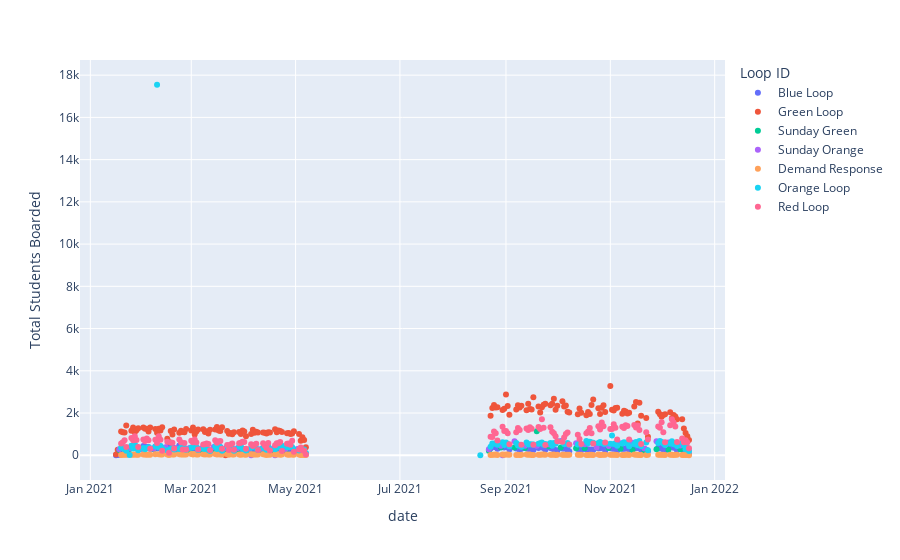

Notebook cell for this chart:
### Code cell
fig2 = px.scatter(merged_loop_df, x = "date", y = "Total Students Boarded", color = "Loop ID")



fig2.show()

### Figure 1 — Plotly figure (JSON) as saved in the notebook; plotly's stock layout.template omitted (floating-point values rounded to 4 significant figures; data arrays with more than 128 entries replaced by an {"elided": "..."} marker saying what was removed)
{"data": [{"hovertemplate": "Loop ID=Blue Loop<br>date=%{x}<br>Total Students Boarded=%{y}<extra></extra>", "legendgroup": "Blue Loop", "marker": {"color": "#636efa", "symbol": "circle"}, "mode": "markers", "name": "Blue Loop", "orientation": "v", "showlegend": true, "type": "scatter", "x": {"elided": "162 str values"}, "xaxis": "x", "y": {"elided": "162 int values"}, "yaxis": "y"}, {"hovertemplate": "Loop ID=Green Loop<br>date=%{x}<br>Total Students Boarded=%{y}<extra></extra>", "legendgroup": "Green Loop", "marker": {"color": "#EF553B", "symbol": "circle"}, "mode": "markers", "name": "Green Loop", "orientation": "v", "showlegend": true, "type": "scatter", "x": {"elided": "162 str values"}, "xaxis": "x", "y": {"elided": "162 int values"}, "yaxis": "y"}, {"hovertemplate": "Loop ID=Sunday Green<br>date=%{x}<br>Total Students Boarded=%{y}<extra></extra>", "legendgroup": "Sunday Green", "marker": {"color": "#00cc96", "symbol": "circle"}, "mode": "markers", "name": "Sunday Green", "orientation": "v", "showlegend": true, "type": "scatter", "x": ["2021-01-18T00:00:00", "2021-03-21T00:00:00", "2021-01-24T00:00:00", "2021-01-31T00:00:00", "2021-02-07T00:00:00", "2021-02-14T00:00:00", "2021-02-21T00:00:00", "2021-02-28T00:00:00", "2021-03-07T00:00:00", "2021-03-14T00:00:00", "2021-03-28T00:00:00", "2021-04-04T00:00:00", "2021-04-11T00:00:00", "2021-04-18T00:00:00", "2021-04-25T00:00:00", "2021-05-02T00:00:00", "2021-08-22T00:00:00", "2021-08-29T00:00:00", "2021-09-06T00:00:00", "2021-09-12T00:00:00", "2021-09-19T00:00:00", "2021-09-26T00:00:00", "2021-10-03T00:00:00", "2021-10-12T00:00:00", "2021-10-17T00:00:00", "2021-10-24T00:00:00", "2021-10-31T00:00:00", "2021-11-07T00:00:00", "2021-11-14T00:00:00", "2021-11-21T00:00:00", "2021-11-28T00:00:00", "2021-12-05T00:00:00", "2021-12-12T00:00:00"], "xaxis": "x", "y": [249, 191, 298, 303, 279, 270, 257, 230, 237, 245, 283, 179, 254, 205, 203, 166, 213, 364, 364, 347, 1141, 427, 368, 336, 337, 365, 343, 306, 249, 206, 281, 257, 284], "yaxis": "y"}, {"hovertemplate": "Loop ID=Sunday Orange<br>date=%{x}<br>Total Students Boarded=%{y}<extra></extra>", "legendgroup": "Sunday Orange", "marker": {"color": "#ab63fa", "symbol": "circle"}, "mode": "markers", "name": "Sunday Orange", "orientation": "v", "showlegend": true, "type": "scatter", "x": ["2021-01-18T00:00:00", "2021-04-05T00:00:00", "2021-04-19T00:00:00", "2021-08-30T00:00:00", "2021-03-21T00:00:00", "2021-01-24T00:00:00", "2021-01-31T00:00:00", "2021-02-07T00:00:00", "2021-02-14T00:00:00", "2021-02-21T00:00:00", "2021-02-28T00:00:00", "2021-03-07T00:00:00", "2021-03-14T00:00:00", "2021-03-28T00:00:00", "2021-04-04T00:00:00", "2021-04-11T00:00:00", "2021-04-18T00:00:00", "2021-04-25T00:00:00", "2021-05-02T00:00:00", "2021-08-22T00:00:00", "2021-08-29T00:00:00", "2021-09-06T00:00:00", "2021-09-12T00:00:00", "2021-09-19T00:00:00", "2021-09-26T00:00:00", "2021-10-03T00:00:00", "2021-10-12T00:00:00", "2021-10-17T00:00:00", "2021-10-24T00:00:00", "2021-10-31T00:00:00", "2021-11-07T00:00:00", "2021-11-14T00:00:00", "2021-11-21T00:00:00", "2021-11-28T00:00:00", "2021-12-05T00:00:00", "2021-12-12T00:00:00"], "xaxis": "x", "y": [287, 0, 0, 0, 335, 325, 307, 307, 377, 306, 344, 326, 373, 326, 273, 308, 318, 292, 295, 285, 452, 659, 451, 444, 526, 674, 568, 521, 362, 441, 574, 587, 321, 663, 598, 458], "yaxis": "y"}, {"hovertemplate": "Loop ID=Demand Response<br>date=%{x}<br>Total Students Boarded=%{y}<extra></extra>", "legendgroup": "Demand Response", "marker": {"color": "#FFA15A", "symbol": "circle"}, "mode": "markers", "name": "Demand Response", "orientation": "v", "showlegend": true, "type": "scatter", "x": {"elided": "158 str values"}, "xaxis": "x", "y": {"elided": "158 int values"}, "yaxis": "y"}, {"hovertemplate": "Loop ID=Orange Loop<br>date=%{x}<br>Total Students Boarded=%{y}<extra></extra>", "legendgroup": "Orange Loop", "marker": {"color": "#19d3f3", "symbol": "circle"}, "mode": "markers", "name": "Orange Loop", "orientation": "v", "showlegend": true, "type": "scatter", "x": {"elided": "160 str values"}, "xaxis": "x", "y": {"elided": "160 int values"}, "yaxis": "y"}, {"hovertemplate": "Loop ID=Red Loop<br>date=%{x}<br>Total Students Boarded=%{y}<extra></extra>", "legendgroup": "Red Loop", "marker": {"color": "#FF6692", "symbol": "circle"}, "mode": "markers", "name": "Red Loop", "orientation": "v", "showlegend": true, "type": "scatter", "x": {"elided": "158 str values"}, "xaxis": "x", "y": {"elided": "158 int values"}, "yaxis": "y"}], "layout": {"legend": {"title": {"text": "Loop ID"}, "tracegroupgap": 0}, "margin": {"t": 60}, "xaxis": {"anchor": "y", "domain": [0, 1], "title": {"text": "date"}}, "yaxis": {"anchor": "x", "domain": [0, 1], "title": {"text": "Total Students Boarded"}}}}
